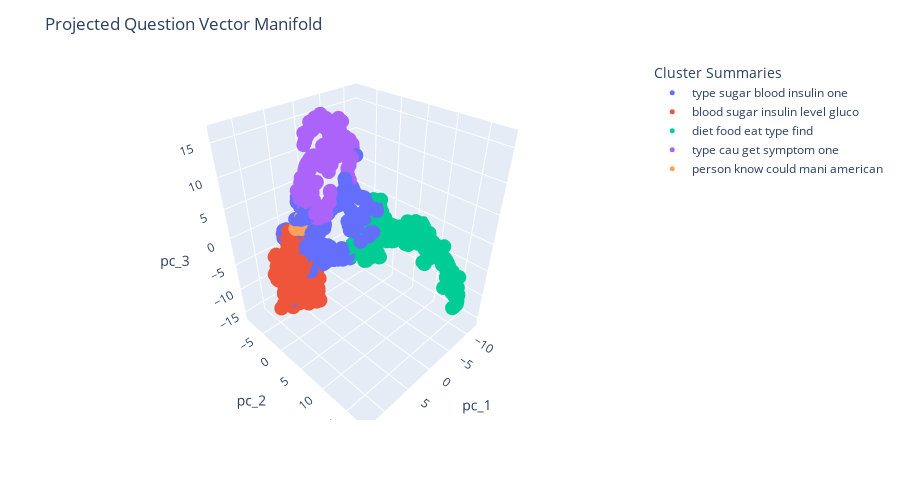

Source (notebook cell):
### Code cell
fig = px.scatter_3d(
    df, x='pc_1', y='pc_2', z='pc_3', color='summary', 
    hover_data=['summary', 'sentence'])
fig.update_traces(marker_size=5)
fig.update_layout(
    title='Projected Question Vector Manifold',
    legend={'title': 'Cluster Summaries', 'itemclick': 'toggleothers'},
    height=500,
)
fig.show()

### Figure 1 — Plotly figure (JSON) as saved in the notebook; plotly's stock layout.template omitted (floating-point values rounded to 4 significant figures; data arrays with more than 128 entries replaced by an {"elided": "..."} marker saying what was removed)
{"data": [{"customdata": {"elided": "166x2 str values"}, "hovertemplate": "summary=%{customdata[0]}<br>pc_1=%{x}<br>pc_2=%{y}<br>pc_3=%{z}<br>sentence=%{customdata[1]}<extra></extra>", "legendgroup": "type sugar blood insulin one", "marker": {"color": "#636efa", "size": 5, "symbol": "circle"}, "mode": "markers", "name": "type sugar blood insulin one", "scene": "scene", "showlegend": true, "type": "scatter3d", "x": {"elided": "166 float values"}, "y": {"elided": "166 float values"}, "z": {"elided": "166 float values"}}, {"customdata": {"elided": "262x2 str values"}, "hovertemplate": "summary=%{customdata[0]}<br>pc_1=%{x}<br>pc_2=%{y}<br>pc_3=%{z}<br>sentence=%{customdata[1]}<extra></extra>", "legendgroup": "blood sugar insulin level gluco", "marker": {"color": "#EF553B", "size": 5, "symbol": "circle"}, "mode": "markers", "name": "blood sugar insulin level gluco", "scene": "scene", "showlegend": true, "type": "scatter3d", "x": {"elided": "262 float values"}, "y": {"elided": "262 float values"}, "z": {"elided": "262 float values"}}, {"customdata": {"elided": "274x2 str values"}, "hovertemplate": "summary=%{customdata[0]}<br>pc_1=%{x}<br>pc_2=%{y}<br>pc_3=%{z}<br>sentence=%{customdata[1]}<extra></extra>", "legendgroup": "diet food eat type find", "marker": {"color": "#00cc96", "size": 5, "symbol": "circle"}, "mode": "markers", "name": "diet food eat type find", "scene": "scene", "showlegend": true, "type": "scatter3d", "x": {"elided": "274 float values"}, "y": {"elided": "274 float values"}, "z": {"elided": "274 float values"}}, {"customdata": {"elided": "308x2 str values"}, "hovertemplate": "summary=%{customdata[0]}<br>pc_1=%{x}<br>pc_2=%{y}<br>pc_3=%{z}<br>sentence=%{customdata[1]}<extra></extra>", "legendgroup": "type cau get symptom one", "marker": {"color": "#ab63fa", "size": 5, "symbol": "circle"}, "mode": "markers", "name": "type cau get symptom one", "scene": "scene", "showlegend": true, "type": "scatter3d", "x": {"elided": "308 float values"}, "y": {"elided": "308 float values"}, "z": {"elided": "308 float values"}}, {"customdata": [["person know could mani american", "mani american diabet report"], ["person know could mani american", "diabet gastroparesi"], ["person know could mani american", "person drive unit state diabet"], ["person know could mani american", "ball tingl"], ["person know could mani american", "bodi trembl diabet"], ["person know could mani american", "person know diabet"], ["person know could mani american", "diabeet"], ["person know could mani american", "happen hospit diabet"], ["person know could mani american", "diabet instruct alway carri form carbohydr case emerg"], ["person know could mani american", "diabet caus due malfunct"], ["person know could mani american", "could pleas tell diabet"], ["person know could mani american", "could dog die diabet"], ["person know could mani american", "would know diabet"], ["person know could mani american", "blur vision time diabet"]], "hovertemplate": "summary=%{customdata[0]}<br>pc_1=%{x}<br>pc_2=%{y}<br>pc_3=%{z}<br>sentence=%{customdata[1]}<extra></extra>", "legendgroup": "person know could mani american", "marker": {"color": "#FFA15A", "size": 5, "symbol": "circle"}, "mode": "markers", "name": "person know could mani american", "scene": "scene", "showlegend": true, "type": "scatter3d", "x": [5.284, 5.88, 5.44, 6.19, 6.096, 6.118, 5.815, 5.739, 5.734, 6.382, 5.891, 5.816, 6.023, 6.473], "y": [-1.857, -2.086, -1.951, -2.636, -2.08, -2.324, -2.215, -2.086, -2.211, -2.751, -2.13, -2.188, -2.208, -2.955], "z": [2.626, 2.277, 3.151, 1.615, 1.79, 2.277, 2.793, 2.28, 2.846, 2.667, 3.651, 3.552, 2.282, 1.571]}], "layout": {"height": 500, "legend": {"itemclick": "toggleothers", "title": {"text": "Cluster Summaries"}, "tracegroupgap": 0}, "margin": {"t": 60}, "scene": {"domain": {"x": [0, 1], "y": [0, 1]}, "xaxis": {"title": {"text": "pc_1"}}, "yaxis": {"title": {"text": "pc_2"}}, "zaxis": {"title": {"text": "pc_3"}}}, "title": {"text": "Projected Question Vector Manifold"}}}
